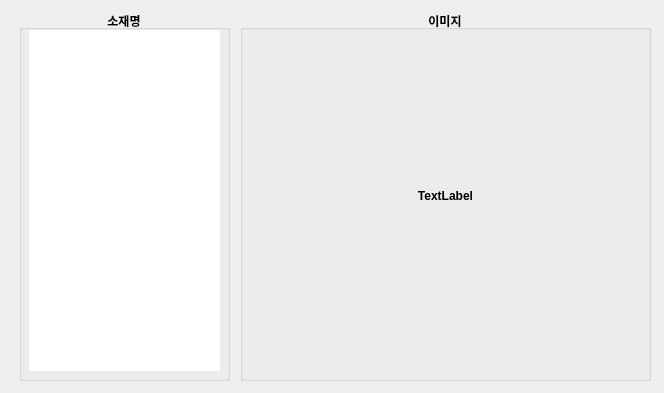
<?xml version="1.0" encoding="UTF-8"?>
<ui version="4.0">
 <class>Dialog</class>
 <widget class="QDialog" name="Dialog">
  <property name="geometry">
   <rect>
    <x>0</x>
    <y>0</y>
    <width>664</width>
    <height>393</height>
   </rect>
  </property>
  <property name="windowTitle">
   <string>Dialog</string>
  </property>
  <widget class="QGroupBox" name="groupBox">
   <property name="geometry">
    <rect>
     <x>19</x>
     <y>10</y>
     <width>211</width>
     <height>371</height>
    </rect>
   </property>
   <property name="font">
    <font>
     <bold>true</bold>
    </font>
   </property>
   <property name="title">
    <string>소재명</string>
   </property>
   <property name="alignment">
    <set>Qt::AlignCenter</set>
   </property>
   <widget class="QListWidget" name="LP_name">
    <property name="geometry">
     <rect>
      <x>10</x>
      <y>20</y>
      <width>191</width>
      <height>341</height>
     </rect>
    </property>
    <property name="frameShape">
     <enum>QFrame::NoFrame</enum>
    </property>
   </widget>
  </widget>
  <widget class="QGroupBox" name="groupBox_2">
   <property name="geometry">
    <rect>
     <x>240</x>
     <y>10</y>
     <width>411</width>
     <height>371</height>
    </rect>
   </property>
   <property name="font">
    <font>
     <bold>true</bold>
    </font>
   </property>
   <property name="title">
    <string>이미지</string>
   </property>
   <property name="alignment">
    <set>Qt::AlignCenter</set>
   </property>
   <widget class="QLabel" name="label">
    <property name="geometry">
     <rect>
      <x>20</x>
      <y>20</y>
      <width>371</width>
      <height>331</height>
     </rect>
    </property>
    <property name="text">
     <string>TextLabel</string>
    </property>
    <property name="alignment">
     <set>Qt::AlignCenter</set>
    </property>
   </widget>
  </widget>
 </widget>
 <resources/>
 <connections/>
</ui>
